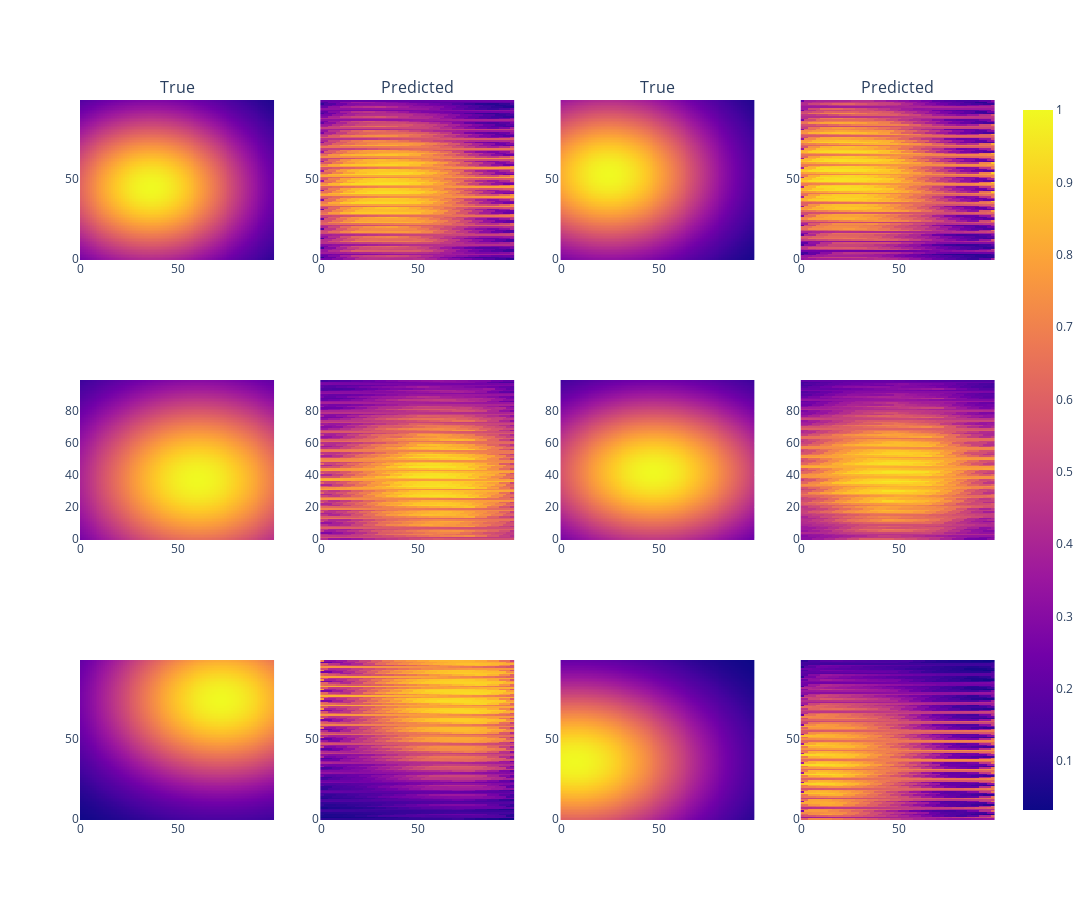

Notebook code for this chart:
### Code cell
train_x, train_c, train_y = train_loader.dataset[:]
model_predictions = model(train_x, train_c).cpu().detach().numpy()
ctxt_indep_rep, ctxt_rep, ctxt_dep_rep = model.get_representations(train_x, train_c)
train_y = train_y.reshape(n_contexts,100,100)
model_predictions = model_predictions.reshape(n_contexts,100,100)

utils.plot_predictions(train_y, model_predictions, n_contexts)

### Figure 1 — Plotly figure (JSON) as saved in the notebook; plotly's stock layout.template omitted (floating-point values rounded to 4 significant figures; data arrays with more than 128 entries replaced by an {"elided": "..."} marker saying what was removed)
{"data": [{"coloraxis": "coloraxis", "hovertemplate": "x: %{x}<br>y: %{y}<br>color: %{z}<extra></extra>", "name": "0", "type": "heatmap", "xaxis": "x", "yaxis": "y", "z": {"elided": "100x100 float values"}}, {"coloraxis": "coloraxis", "hovertemplate": "x: %{x}<br>y: %{y}<br>color: %{z}<extra></extra>", "name": "0", "type": "heatmap", "xaxis": "x2", "yaxis": "y2", "z": {"elided": "100x100 float values"}}, {"coloraxis": "coloraxis", "hovertemplate": "x: %{x}<br>y: %{y}<br>color: %{z}<extra></extra>", "name": "0", "type": "heatmap", "xaxis": "x3", "yaxis": "y3", "z": {"elided": "100x100 float values"}}, {"coloraxis": "coloraxis", "hovertemplate": "x: %{x}<br>y: %{y}<br>color: %{z}<extra></extra>", "name": "0", "type": "heatmap", "xaxis": "x4", "yaxis": "y4", "z": {"elided": "100x100 float values"}}, {"coloraxis": "coloraxis", "hovertemplate": "x: %{x}<br>y: %{y}<br>color: %{z}<extra></extra>", "name": "0", "type": "heatmap", "xaxis": "x5", "yaxis": "y5", "z": {"elided": "100x100 float values"}}, {"coloraxis": "coloraxis", "hovertemplate": "x: %{x}<br>y: %{y}<br>color: %{z}<extra></extra>", "name": "0", "type": "heatmap", "xaxis": "x6", "yaxis": "y6", "z": {"elided": "100x100 float values"}}, {"coloraxis": "coloraxis", "hovertemplate": "x: %{x}<br>y: %{y}<br>color: %{z}<extra></extra>", "name": "0", "type": "heatmap", "xaxis": "x7", "yaxis": "y7", "z": {"elided": "100x100 float values"}}, {"coloraxis": "coloraxis", "hovertemplate": "x: %{x}<br>y: %{y}<br>color: %{z}<extra></extra>", "name": "0", "type": "heatmap", "xaxis": "x8", "yaxis": "y8", "z": {"elided": "100x100 float values"}}, {"coloraxis": "coloraxis", "hovertemplate": "x: %{x}<br>y: %{y}<br>color: %{z}<extra></extra>", "name": "0", "type": "heatmap", "xaxis": "x9", "yaxis": "y9", "z": {"elided": "100x100 float values"}}, {"coloraxis": "coloraxis", "hovertemplate": "x: %{x}<br>y: %{y}<br>color: %{z}<extra></extra>", "name": "0", "type": "heatmap", "xaxis": "x10", "yaxis": "y10", "z": {"elided": "100x100 float values"}}, {"coloraxis": "coloraxis", "hovertemplate": "x: %{x}<br>y: %{y}<br>color: %{z}<extra></extra>", "name": "0", "type": "heatmap", "xaxis": "x11", "yaxis": "y11", "z": {"elided": "100x100 float values"}}, {"coloraxis": "coloraxis", "hovertemplate": "x: %{x}<br>y: %{y}<br>color: %{z}<extra></extra>", "name": "0", "type": "heatmap", "xaxis": "x12", "yaxis": "y12", "z": {"elided": "100x100 float values"}}], "layout": {"annotations": [{"font": {"size": 16}, "showarrow": false, "text": "True", "x": 0.1062, "xanchor": "center", "xref": "paper", "y": 1, "yanchor": "bottom", "yref": "paper"}, {"font": {"size": 16}, "showarrow": false, "text": "Predicted", "x": 0.3688, "xanchor": "center", "xref": "paper", "y": 1, "yanchor": "bottom", "yref": "paper"}, {"font": {"size": 16}, "showarrow": false, "text": "True", "x": 0.6313, "xanchor": "center", "xref": "paper", "y": 1, "yanchor": "bottom", "yref": "paper"}, {"font": {"size": 16}, "showarrow": false, "text": "Predicted", "x": 0.8938, "xanchor": "center", "xref": "paper", "y": 1, "yanchor": "bottom", "yref": "paper"}], "height": 900, "width": 1200, "xaxis": {"anchor": "y", "domain": [0, 0.2125]}, "xaxis10": {"anchor": "y10", "domain": [0.2625, 0.475]}, "xaxis11": {"anchor": "y11", "domain": [0.525, 0.7375]}, "xaxis12": {"anchor": "y12", "domain": [0.7875, 1]}, "xaxis2": {"anchor": "y2", "domain": [0.2625, 0.475]}, "xaxis3": {"anchor": "y3", "domain": [0.525, 0.7375]}, "xaxis4": {"anchor": "y4", "domain": [0.7875, 1]}, "xaxis5": {"anchor": "y5", "domain": [0, 0.2125]}, "xaxis6": {"anchor": "y6", "domain": [0.2625, 0.475]}, "xaxis7": {"anchor": "y7", "domain": [0.525, 0.7375]}, "xaxis8": {"anchor": "y8", "domain": [0.7875, 1]}, "xaxis9": {"anchor": "y9", "domain": [0, 0.2125]}, "yaxis": {"anchor": "x", "domain": [0.7778, 1]}, "yaxis10": {"anchor": "x10", "domain": [0, 0.2222]}, "yaxis11": {"anchor": "x11", "domain": [0, 0.2222]}, "yaxis12": {"anchor": "x12", "domain": [0, 0.2222]}, "yaxis2": {"anchor": "x2", "domain": [0.7778, 1]}, "yaxis3": {"anchor": "x3", "domain": [0.7778, 1]}, "yaxis4": {"anchor": "x4", "domain": [0.7778, 1]}, "yaxis5": {"anchor": "x5", "domain": [0.3889, 0.6111]}, "yaxis6": {"anchor": "x6", "domain": [0.3889, 0.6111]}, "yaxis7": {"anchor": "x7", "domain": [0.3889, 0.6111]}, "yaxis8": {"anchor": "x8", "domain": [0.3889, 0.6111]}, "yaxis9": {"anchor": "x9", "domain": [0, 0.2222]}}}
